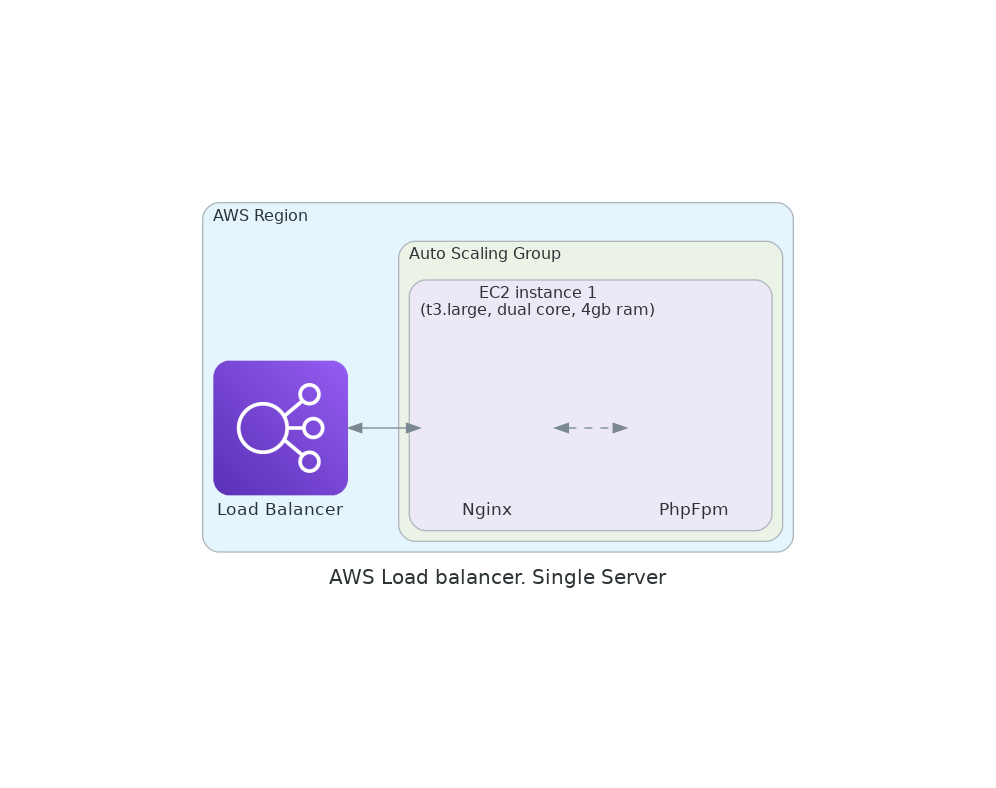

This chart was generated by the following Python code:
from diagrams import Diagram, Edge, Cluster
from diagrams.custom import Custom
from diagrams.aws.storage import S3
from diagrams.aws.network import CloudFront, ElasticLoadBalancing
from diagrams.aws.analytics import ElasticsearchService
from diagrams.aws.database import Elasticache, RDS

import os

base_dir = os.path.dirname(__file__)
with Diagram("AWS Load balancer. Single Server", filename=f"{base_dir}/load_balanced_2_diagram", show=False):
    with Cluster("AWS Region"):
        load_balancer = ElasticLoadBalancing("Load Balancer")

        with Cluster("Auto Scaling Group"):
            with Cluster("EC2 instance 1\n(t3.large, dual core, 4gb ram)"):
                nginx_1 = Custom("Nginx", f'img/nginx.png')
                phpfpm_1 = Custom("PhpFpm", f'img/phpfpm.png')
                nginx_1 >> Edge(style="dashed") << phpfpm_1
        
        load_balancer >> Edge() << [nginx_1]
            
